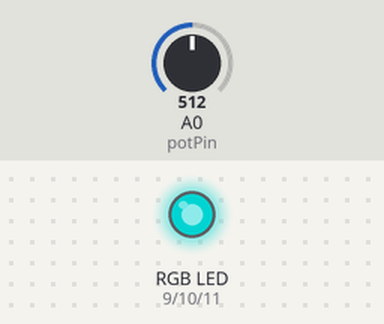
The sketch below on a simulated Arduino Uno, built with avr-gcc and run on an emulated ATmega328P. Parts: an RGB LED mixed from three pins (HIGH = lit). The test bench sets the inputs (shaded band); at power-on: A0 (potPin) = 512. Dim RGB values are drawn brighter than linear.

Above: at 1.2 s.
1.3 s: A0 (potPin) set to 332
At 2.5 s:
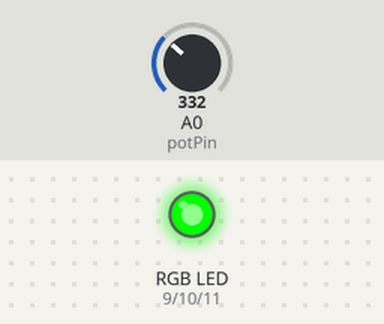
2.8 s: A0 (potPin) set to 352
At 4.0 s:
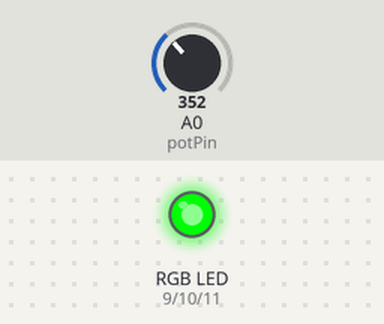
4.3 s: A0 (potPin) set to 122
At 5.2 s:
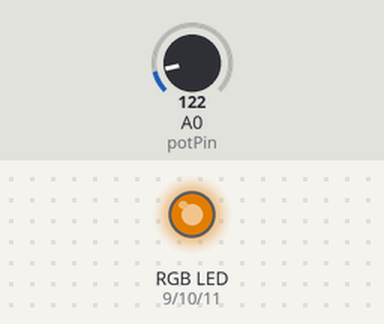
5.8 s: A0 (potPin) set to 0
At 6.3 s:
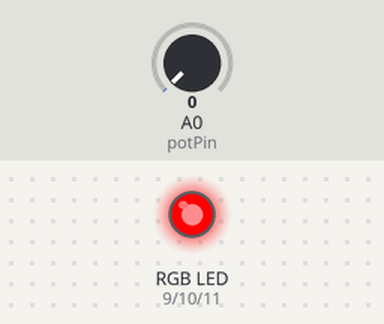
7.3 s: A0 (potPin) set to 306
At 8.7 s:
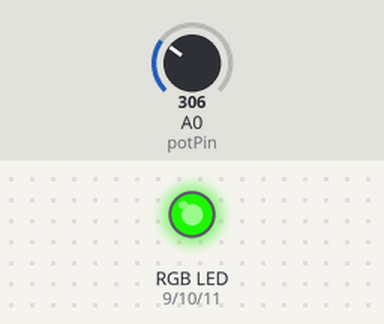
Timing chart, 0 to 9.9 s (numbered marks = the images above; inputs shaded):
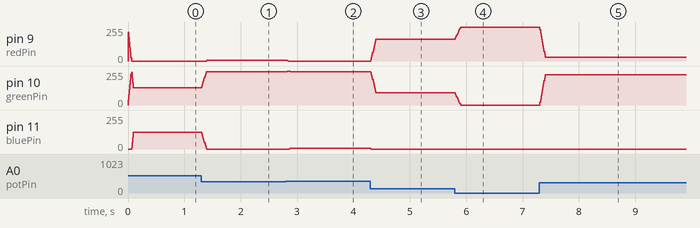

The sketch:

slidingColors.ino
```cpp
const int redPin = 9; // Pins for RGB module
const int greenPin = 10;
const int bluePin = 11;
const int potPin = A0; // Potentiometer Pin

const int numReadings = 10; // Number of readings for smoothing
int readings[numReadings];  // Array to store the readings
int index = 0;              // Index of the current reading
int total = 0;              // Sum of the readings
int averagePotValue = 0;    // Averaged potentiometer value

void setColor(int red, int green, int blue) { // sets color of RGB module
  analogWrite(redPin, red);
  analogWrite(greenPin, green);
  analogWrite(bluePin, blue);
}

void setup() {
  pinMode(redPin, OUTPUT);
  pinMode(greenPin, OUTPUT);
  pinMode(bluePin, OUTPUT);
  pinMode(potPin, INPUT);

  // Initialize the readings array and the total value
  for (int i = 0; i < numReadings; i++) {
    readings[i] = 0;
  }
}

void loop() {
  total = total - readings[index]; // Subtract the previous reading
  readings[index] = analogRead(potPin); // Read the potentiometer value (0-1023)
  total = total + readings[index]; // Add the current reading
  index = (index + 1) % numReadings; // Increment the index, wrap around if necessary

  averagePotValue = total / numReadings; // Calculate the average potentiometer value

  int redValue, greenValue, blueValue;

  // Switching between different colors now as the potentiometer is twisted!

  if (averagePotValue < 342) {
    redValue = map(averagePotValue, 0, 341, 255, 0);
    greenValue = map(averagePotValue, 0, 341, 0, 255);
    blueValue = 0;
  } else if (averagePotValue < 684) {
    redValue = 0;
    greenValue = map(averagePotValue, 342, 683, 255, 0);
    blueValue = map(averagePotValue, 342, 683, 0, 255);
  } else {
    redValue = map(averagePotValue, 684, 1023, 0, 255);
    greenValue = 0;
    blueValue = map(averagePotValue, 684, 1023, 255, 0);
  }

  setColor(redValue, greenValue, blueValue); // Set color based on the averaged potentiometer value
  delay(10); // Add a small delay for stability
}


/*

  While working with an Arduino Uno I got a bunch of sensors to mess with and this was one of many projects that demonstrate how I bring code to hardware.

  This specific program uses a potentiometer along with an RGB module to create a sliding color changer. It's really cool. I've documented notes to have you understand how this works!

*/
```

Measured:
- after the input at 1.3 s, pin 9 (redPin): 0/255 → 7/255 after 0.10 s; pin 10 (greenPin): rises from 128/255 to 250/255 in 0.08 s, then falls to 248/255 in 0.01 s; pin 11 (bluePin): moves from 127/255 to 0/255 over 0.09 s, starting at once
- after the input at 2.8 s, pin 9 (redPin): 7/255 → 0/255 at once; pin 10 (greenPin): rises from 248/255 to 255/255 in 0.04 s, then falls to 248/255 in 0.05 s; pin 11 (bluePin): 0/255 → 7/255 after 0.06 s
- after the input at 4.3 s, pin 9 (redPin): moves from 0/255 to 164/255 over 0.09 s, starting at once; pin 10 (greenPin): moves from 248/255 to 91/255 over 0.09 s, starting at once; pin 11 (bluePin): 7/255 → 0/255 at once
- after the input at 5.8 s, pin 9 (redPin): moves from 164/255 to 255/255 over 0.09 s, starting at once; pin 10 (greenPin): moves from 91/255 to 0/255 over 0.09 s, starting at once
- after the input at 7.3 s, pin 9 (redPin): moves from 255/255 to 27/255 over 0.09 s, starting at once; pin 10 (greenPin): moves from 0/255 to 228/255 over 0.09 s, starting at once
- by itself, pin 10 (greenPin): rises from 0/255 to 244/255 in 0.06 s, then falls to 128/255 in 0.03 s
